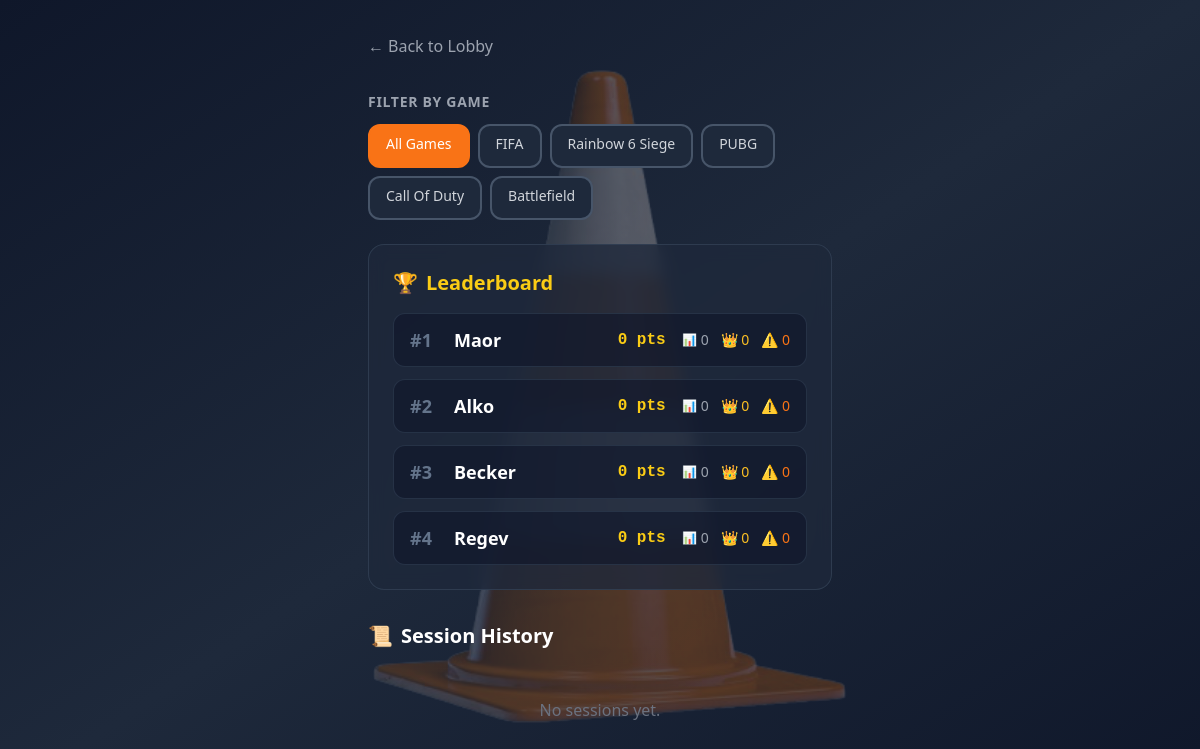
Screenshot of /stats with the database file from the repository.
### database.py (models this page shows)
class Game(Base):
    __tablename__ = "games"
    id = Column(Integer, primary_key=True, index=True)
    name = Column(String, unique=True)

class Player(Base):
    __tablename__ = "players"
    id = Column(Integer, primary_key=True, index=True)
    name = Column(String, unique=True)

### main.py (the view)
@app.get("/stats", response_class=HTMLResponse)
def stats_page(
    request: Request,
    game_id: Optional[int] = None,
    db: Session = Depends(get_db)
):
    games = db.query(Game).all()
    sessions_query = db.query(GameSession).order_by(GameSession.date.desc())
    if game_id is not None:
        sessions_query = sessions_query.filter(GameSession.game_id == game_id)
    sessions = sessions_query.all()
    session_ids = [s.id for s in sessions]
    players = db.query(Player).all()
    leaderboard = []
    for p in players:
        if session_ids:
            total = db.query(func.sum(Vote.rank_score)).filter(
                Vote.target_player_id == p.id,
                Vote.session_id.in_(session_ids)
            ).scalar() or 0
            cone_count = db.query(Vote).filter(
                Vote.target_player_id == p.id,
                Vote.rank_score == 1,
                Vote.session_id.in_(session_ids)
            ).count()
        else:
            total = 0
            cone_count = 0
        king_count = 0
        for s in sessions:
            n = len(s.participants)
            king_count += db.query(Vote).filter(
                Vote.target_player_id == p.id,
                Vote.session_id == s.id,
                Vote.rank_score == n
            ).count()
        sessions_participated = sum(1 for s in sessions if p in s.participants)
        leaderboard.append({
            "id": p.id,
            "name": p.name,
            "score": total,
            "sessions_participated": sessions_participated,
            "cone_count": cone_count,
            "king_count": king_count,
        })
    leaderboard.sort(key=lambda x: x["score"], reverse=True)
    return templates.TemplateResponse("stats.html", {
        "request": request,
        "sessions": sessions,
        "leaderboard": leaderboard,
        "games": games,
        "selected_game_id": game_id,
    })

### templates/stats.html (shortened to what this page needs)
{% extends "base.html" %}
{% block content %}
<a href="/" class="text-gray-400 hover:text-orange-400 mb-6 inline-block touch-manipulation min-touch flex items-center transition-colors">
    <span class="mr-1">←</span> Back to Lobby
</a>
<div class="animate-fade-in">
    <div class="mb-6">
        <h2 class="text-sm font-semibold text-gray-400 uppercase tracking-wider mb-3">Filter by Game</h2>
        <div class="flex flex-wrap gap-2">
            <a href="/stats" class="px-4 py-2 rounded-xl text-sm font-medium transition-all touch-manipulation min-touch
                {% if selected_game_id is none %}bg-orange-500 text-white border-2 border-orange-500
                {% else %}bg-slate-800 text-gray-300 border-2 border-slate-600 hover:border-slate-500{% endif %}">
                All Games
            </a>
            {% for g in games %}
            <a href="/stats?game_id={{ g.id }}" class="px-4 py-2 rounded-xl text-sm font-medium transition-all touch-manipulation min-touch
                {% if selected_game_id == g.id %}bg-orange-500 text-white border-2 border-orange-500
                {% else %}bg-slate-800 text-gray-300 border-2 border-slate-600 hover:border-slate-500{% endif %}">
                {{ g.name }}
            </a>
            {% endfor %}
        </div>
    </div>
    <div class="bg-slate-800/80 backdrop-blur rounded-2xl p-6 mb-8 border border-slate-700/80 animate-slide-up">
        <h2 class="text-xl font-bold mb-4 text-yellow-400 flex items-center gap-2">
            <span>🏆</span> Leaderboard
        </h2>
        <div class="space-y-3">
            {% for p in leaderboard %}
            <a href="/player/{{ p.id }}{% if selected_game_id is not none %}?game_id={{ selected_game_id }}{% endif %}" class="player-profile-link flex flex-col sm:flex-row sm:items-center sm:justify-between gap-2 py-3 px-4 rounded-xl bg-slate-900/60 border border-slate-700/60 animate-slide-up hover:border-slate-500 transition-colors block touch-manipulation min-touch"
                 data-animation-delay="{{ loop.index0 * 50 }}" data-player-name="{{ p.name }}">
                <div class="flex items-center gap-3">
                    <span class="text-lg font-bold text-slate-500 w-8">#{{ loop.index }}</span>
                    <span class="font-bold text-lg">{{ p.name }}</span>
                </div>
                <div class="flex flex-wrap items-center gap-3 sm:gap-4">
                    <span class="font-mono font-bold text-yellow-400">{{ p.score }} pts</span>
                    <div class="flex gap-3 text-sm">
                        <span class="flex items-center gap-1 text-gray-400" title="Sessions participated">
                            <span class="text-xs">📊</span> {{ p.sessions_participated }}
                        </span>
                        <span class="flex items-center gap-1 text-amber-400" title="King count">
                            👑 {{ p.king_count }}
                        </span>
                        <span class="flex items-center gap-1 text-orange-500" title="Cone count">
                            ⚠️ {{ p.cone_count }}
                        </span>
                    </div>
                </div>
            </a>
            {% endfor %}
        </div>
    </div>
    <h2 class="text-xl font-bold mb-4 flex items-center gap-2">
        <span>📜</span> Session History
    </h2>
    <div class="space-y-4">
        {% for s in sessions %}
        <div class="bg-slate-800/80 backdrop-blur p-5 rounded-2xl border border-slate-700/80 animate-slide-up"
             data-animation-delay="{{ loop.index0 * 50 }}">
            <div class="flex justify-between items-start gap-4 mb-2">
                <div>
                    <h3 class="font-bold text-lg">{{ s.game.name }}</h3>
                    <p class="text-xs text-gray-400 mt-1">{{ s.date.strftime('%Y-%m-%d %H:%M') }}</p>
                </div>
                <div class="flex items-center gap-2">
                    <span class="px-2 py-1 rounded-lg text-xs font-semibold
                        {% if s.is_active %}bg-green-900/50 text-green-300 border border-green-700
                        {% else %}bg-slate-700/50 text-gray-400 border border-slate-600{% endif %}">
                        {% if s.is_active %}Active{% else %}Closed{% endif %}
                    </span>
                    <form action="/delete_session" method="POST" onsubmit="return confirm('Delete this session and all votes?');" class="inline">
                        <input type="hidden" name="session_id" value="{{ s.id }}">
                        {% if selected_game_id is not none %}<input type="hidden" name="game_id" value="{{ selected_game_id }}">{% endif %}
                        <button type="submit" class="text-red-500 hover:text-red-400 text-sm font-bold border border-red-500 px-3 py-1.5 rounded-lg touch-manipulation min-touch transition-colors">
                            DELETE
                        </button>
                    </form>
                </div>
            </div>
            <div class="text-sm text-gray-300">
                Players: {% for p in s.participants %}{{ p.name }}{% if not loop.last %}, {% endif %}{% endfor %}
            </div>
            <div class="text-xs text-gray-500 mt-2">
                {{ s.votes|length }} votes cast
            </div>
        </div>
        {% else %}
        <p class="text-gray-500 text-center py-8">No sessions yet.</p>
        {% endfor %}
    </div>
</div>
{% endblock %}

### templates/base.html (shortened to what this page needs)
<!DOCTYPE html>
<html lang="en">
<head>
    <script src="https://cdn.tailwindcss.com"></script>
</head>
<body class="min-h-screen bg-gradient-to-br from-slate-900 via-slate-800 to-slate-900 text-white font-sans antialiased p-4 sm:p-6 pt-safe pb-safe px-safe max-w-lg mx-auto bg-cone">
    {% block content %}{% endblock %}
</body>
</html>

### templates/base.html (style rules this page uses)
.min-touch { min-height: 44px; min-width: 44px; }
.touch-manipulation { touch-action: manipulation; }
.bg-cone::before { content: ''; position: fixed; inset: 0; background-image: url('/static/cone.png'); background-repeat: no-repeat; background-position: center center; background-size: min(140vmin, 720px); opacity: 0.28; pointer-events: none; z-index: -1; }

### rows the page displays
Game: name "FIFA"
Game: name "Rainbow 6 Siege"
Game: name "PUBG"
Game: name "Call Of Duty"
Game: name "Battlefield"
Player: name "Maor", score "0", sessions_participated "0", king_count "0", cone_count "0"
Player: name "Alko", score "0", sessions_participated "0", king_count "0", cone_count "0"
Player: name "Becker", score "0", sessions_participated "0", king_count "0", cone_count "0"
Player: name "Regev", score "0", sessions_participated "0", king_count "0", cone_count "0"
